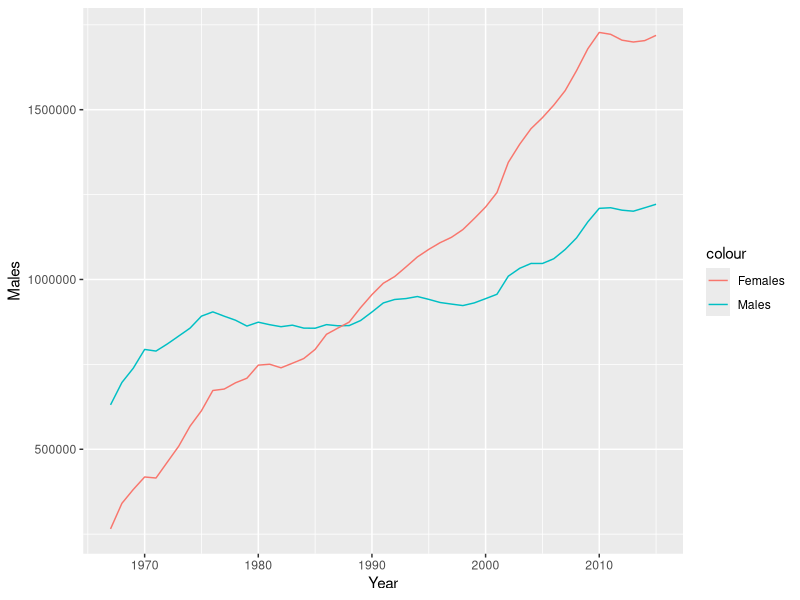
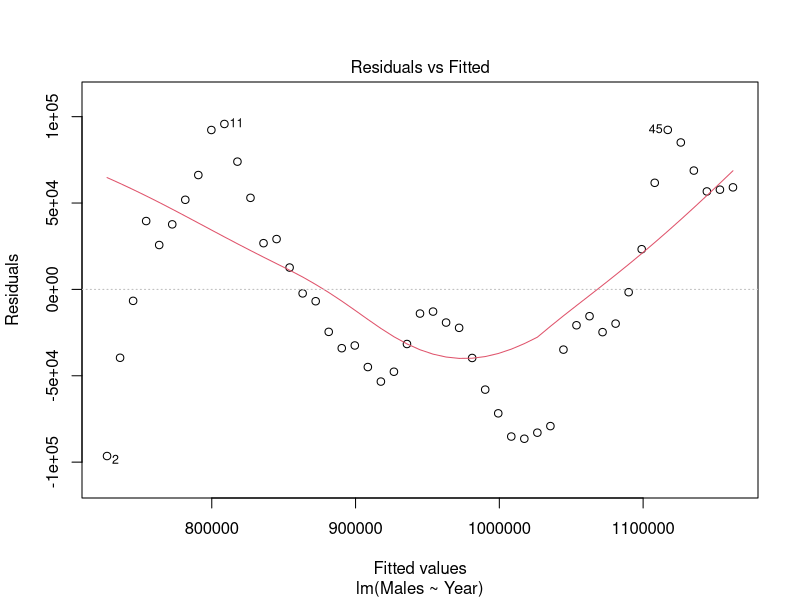
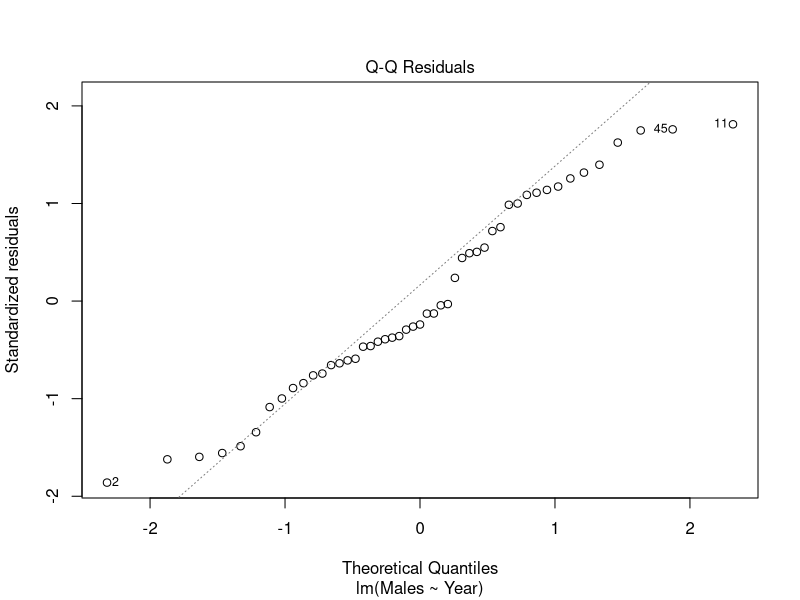
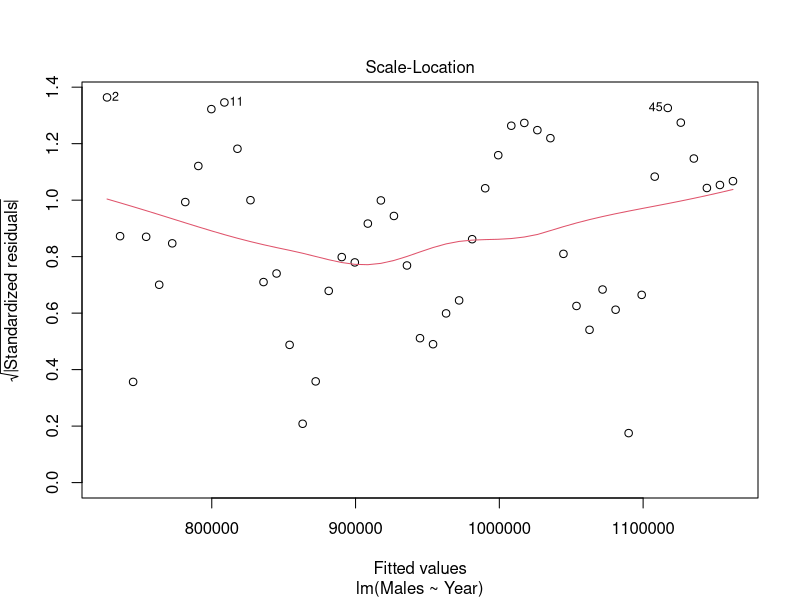
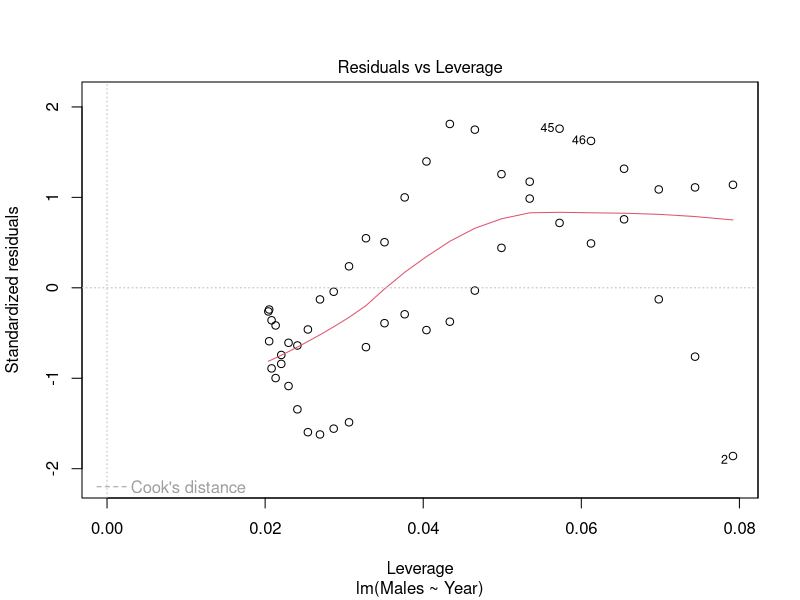
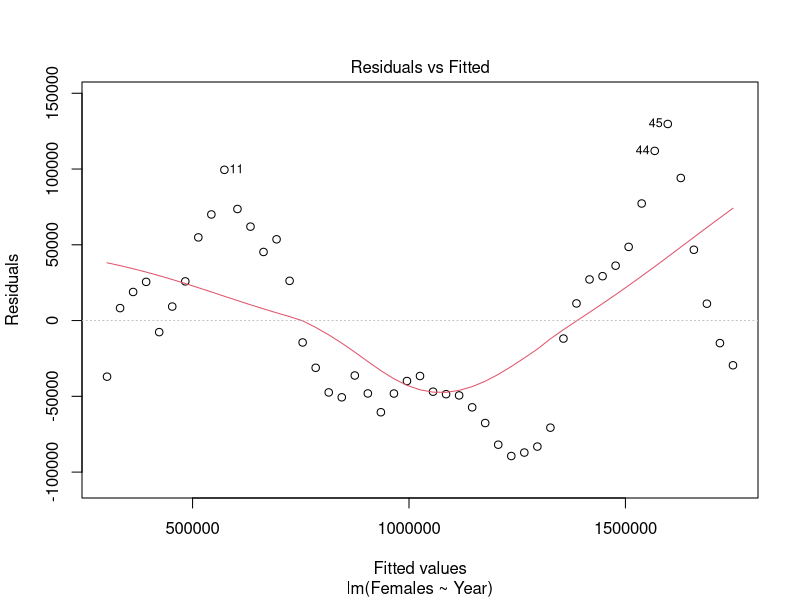
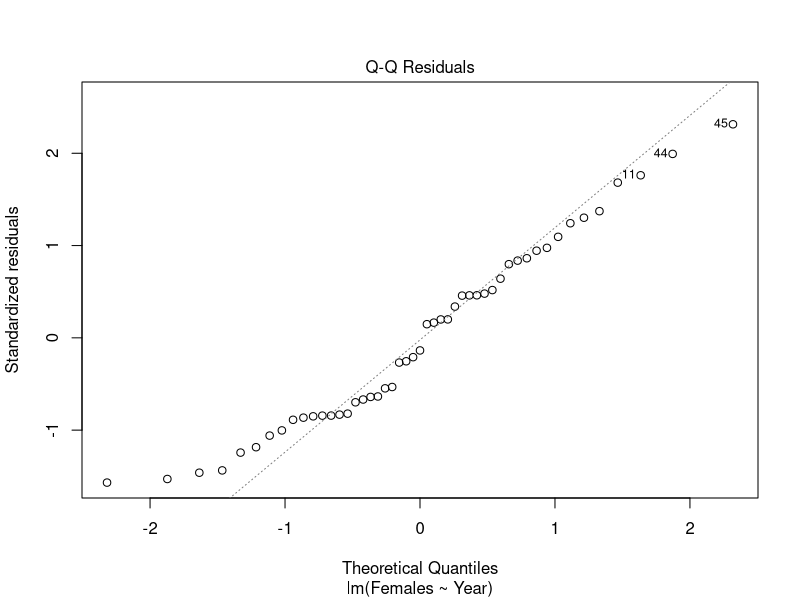
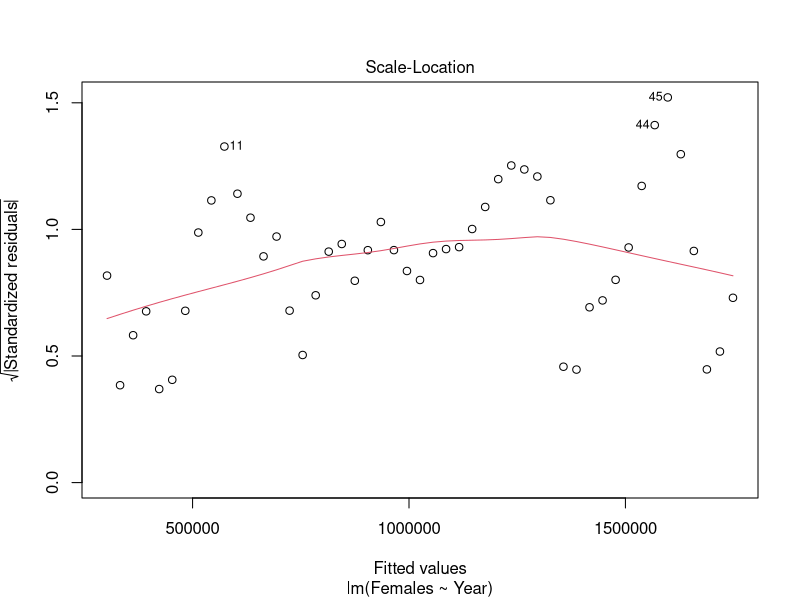

Here is the R script that generated these plots, in order:
## ---- chunk 1
knitr::opts_chunk$set(echo = TRUE)
## ---- chunk 2
#Load packages

library(tidyverse)

#Load data

enroll <- read_csv("enrollment final edited.csv")

## ---- chunk 3
#Visualize the trends in the raw data

enroll_graph <- ggplot(enroll, aes(x = Year)) +
  geom_line(aes(y = Males, color = "Males")) +
  geom_line(aes(y = Females, color = "Females"))
  
enroll_graph  
  
  
## ---- chunk 4
#Regression models for each

lm_males <- lm(Males ~ Year, data = enroll)

summary(lm_males)

lm_females <- lm(Females ~ Year, data = enroll)

summary(lm_females)

## ---- chunk 5
#Pearson's R

male_cor = cor.test(enroll$Year, enroll$Males)
male_cor

female_cor = cor.test(enroll$Year, enroll$Females)
female_cor

## ---- chunk 6
#Look at residuals for each

plot(lm_males)

plot(lm_females)

## ---- chunk 7
#Plot both models

enroll_model_graph <- ggplot(enroll, aes(x = Year)) +
  geom_point(aes(y = Males, color = "Males")) +
  geom_smooth(aes(y = Males), method = lm, se = TRUE, size = 0.5, color = "gray20") +
  geom_point(aes(y = Females, color = "Females")) +
  geom_smooth(aes(y = Females), method = lm, se = TRUE, size = 0.5, color = "gray20") +
  theme_classic() +
  theme(legend.justification=c(1,0), legend.position=c(0.25,0.7)) +
  scale_x_continuous(expand = c(0,0), limits = c(1967, 2016)) +
  labs(x = "Year", y = "Graduate Enrollment")

enroll_model_graph + labs(colour = "Gender")


